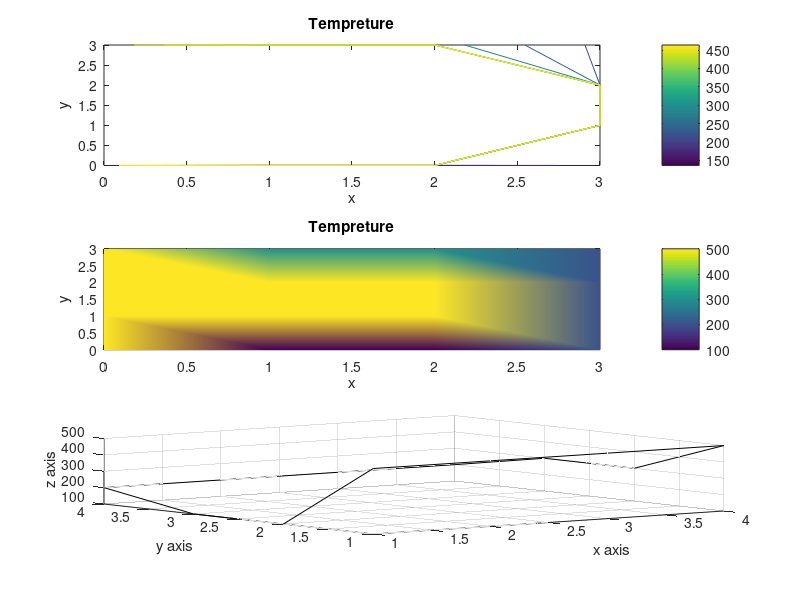

Write the MATLAB code that produced this figure.
% -----------------------------
% SHAHROOZ IRANMANESH
% STUDENT NUMBER=97150504
% FINAL PROJECT HEAT TRANSFER 
% ------------------------------


% ------------------------------
% CLOSE THE LATEST DATA AND CLEAN THE SPACE
% ------------------------------

close all;
clear all;
clc;

% ------------------------------
% INFORMATION
% ------------------------------

n=4;
w=3;
h=3;

% ------------------------------
% LOCATE THE NODALS
% ------------------------------

x=linspace(0,w,n);
y=linspace(0,h,n);

% ------------------------------
% BOUNDRY CONDITION
% ------------------------------

T=zeros(n);

T(1,1:n)=100;                    %TOP SIDE OF SHAPE                                    
T(n,1:n)=300;                    %BOTTOM SIDE OF SHAPE   
T(1:n,1)=500;                    %LEFT SIDE OF SHAPE   
T(1:n,n)=200;                    %RIGHT SIDE OF SHAPE             

%-----------------------------
% MAKE A LOOP
% ----------------------------

tol=1e-6;
error=1;
k=0

while error> tol
    k=k+1
      T_old=T                    %T OLD
        for i=2:n-1;
            for j=2:n-1;
                 T(i,j)=.25*(T(i,j-1))+T(i-1,j)+T(i+1,j)+T(i,j+1);
            end
        end
        
error=max(max(abs(T_old-T)));
        
end
                 
% -----------------------------
% DRAW THE PLOT
% -----------------------------

subplot(3,1,1),contour(x,y,T),colormap
title('Tempreture'),xlabel('x'),ylabel('y'),colorbar
subplot(3,1,2),pcolor(x,y,T),shading interp,
title('Tempreture'),xlabel('x'),ylabel('y'),colorbar
subplot(3,1,3)
surf(T')
xlabel('x axis')
ylabel('y axis')
zlabel('z axis')

% ----------------------------
%  FINISH THE PROJECT
% ----------------------------
                 
                 
                 
                 
                 
                 
                 
                 
      

